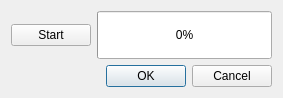
<?xml version="1.0" encoding="UTF-8"?>
<ui version="4.0">
 <class>CalibrationDialog</class>
 <widget class="QDialog" name="CalibrationDialog">
  <property name="geometry">
   <rect>
    <x>0</x>
    <y>0</y>
    <width>283</width>
    <height>98</height>
   </rect>
  </property>
  <property name="windowTitle">
   <string>Calibration</string>
  </property>
  <property name="modal">
   <bool>true</bool>
  </property>
  <layout class="QGridLayout" name="gridLayout">
   <item row="1" column="0">
    <widget class="QDialogButtonBox" name="buttonBox">
     <property name="orientation">
      <enum>Qt::Horizontal</enum>
     </property>
     <property name="standardButtons">
      <set>QDialogButtonBox::Cancel|QDialogButtonBox::Ok</set>
     </property>
    </widget>
   </item>
   <item row="0" column="0">
    <layout class="QHBoxLayout" name="horizontalLayout_2">
     <item>
      <widget class="QPushButton" name="startButton">
       <property name="text">
        <string>Start</string>
       </property>
      </widget>
     </item>
     <item>
      <widget class="QProgressBar" name="progressBar">
       <property name="sizePolicy">
        <sizepolicy hsizetype="Expanding" vsizetype="Preferred">
         <horstretch>0</horstretch>
         <verstretch>0</verstretch>
        </sizepolicy>
       </property>
       <property name="value">
        <number>0</number>
       </property>
      </widget>
     </item>
    </layout>
   </item>
  </layout>
  <zorder>buttonBox</zorder>
  <zorder></zorder>
 </widget>
 <resources/>
 <connections>
  <connection>
   <sender>buttonBox</sender>
   <signal>accepted()</signal>
   <receiver>CalibrationDialog</receiver>
   <slot>accept()</slot>
   <hints>
    <hint type="sourcelabel">
     <x>248</x>
     <y>254</y>
    </hint>
    <hint type="destinationlabel">
     <x>157</x>
     <y>274</y>
    </hint>
   </hints>
  </connection>
  <connection>
   <sender>buttonBox</sender>
   <signal>rejected()</signal>
   <receiver>CalibrationDialog</receiver>
   <slot>reject()</slot>
   <hints>
    <hint type="sourcelabel">
     <x>316</x>
     <y>260</y>
    </hint>
    <hint type="destinationlabel">
     <x>286</x>
     <y>274</y>
    </hint>
   </hints>
  </connection>
 </connections>
</ui>
